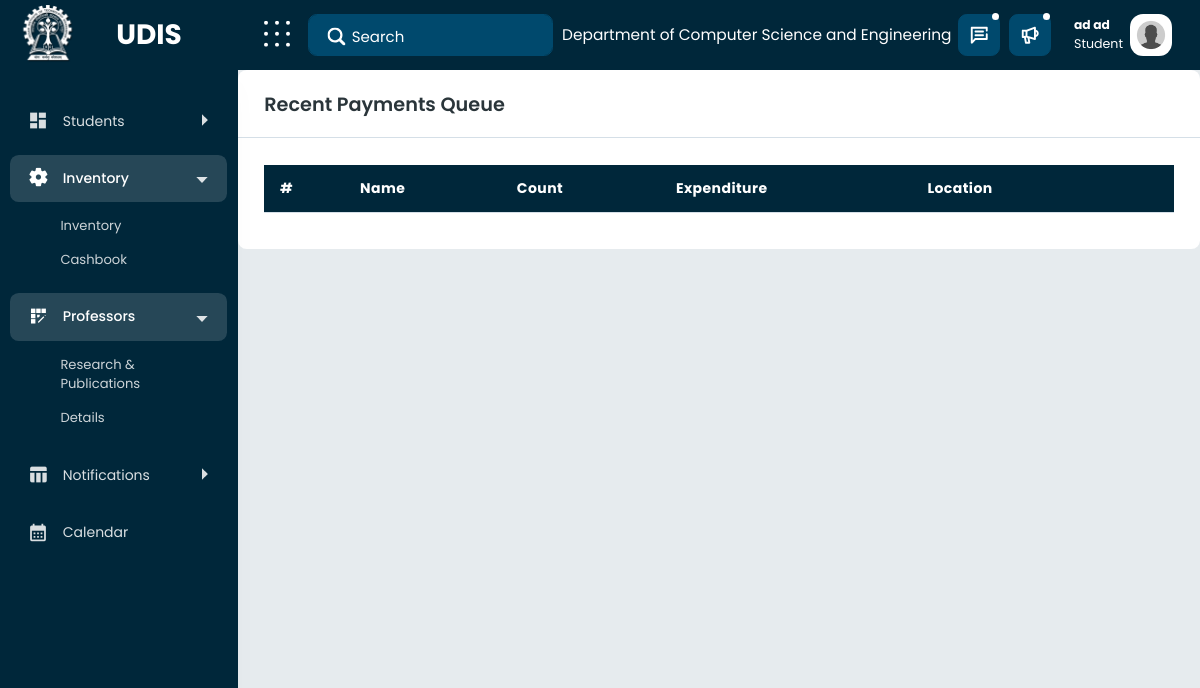
/inventory (signed in), run on the app's committed database.
### mainapp/models.py (models this page shows, shortened)
class usermodel(AbstractUser):
    username = None
    email = models.EmailField(_("email address"), unique=True)
    created_At = models.DateTimeField(null=True, blank=True, auto_now=True)
    name = models.CharField(max_length=200, null=False)
    department = models.TextField(default="Computer Science and Engineering")
    firstname = models.CharField(max_length=200, blank=True, null=True)
    lastname = models.CharField(max_length=200, blank=True, null=True)
    USERNAME_FIELD = "email"
    REQUIRED_FIELDS = []
    derived_type = models.CharField(
        max_length=200, default="Student", blank=True, null=True)
    objects = CustomUserManager()

### mainapp/views.py (the view)
# urls.py: path('inventory', views.inventory),
@login_required(login_url="/signin")
def inventory(request):
	item = Item.objects.all()
	context = {
		"items":item
	}
	context["user"] = {"user": request.user,
					   "utype": request.user.derived_type}
	return render(request, "inventory.html", context)

### mainapp/templates/inventory.html (shortened to what this page needs)
{% extends "base.html" %} {% load static %} {% block content %}
<div class="content-body">
<div class="row">
      <div class="col-lg-12">
        <div class="card">
          <div class="card-header">
            <h4 class="card-title">Recent Payments Queue</h4>
          </div>
          <div class="card-body">
            <div class="table-responsive">
              <table class="table table-responsive-md">
                <thead>
                  <tr>
                    <th style="width: 80px"><strong>#</strong></th>
                    <th><strong>Name</strong></th>
                    <th><strong>Count</strong></th>
                    <th><strong>Expenditure</strong></th>
                    <th><strong>Location</strong></th>
                    <th></th>
                  </tr>
                </thead>
              </table>
            </div>
          </div>
        </div>
      </div>
    </div>
</div>
{% endblock content %}

### mainapp/templates/base.html (shortened to what this page needs)
<!DOCTYPE html>
{% load static %}
<!DOCTYPE html>
<html lang="en">
  <head>
    <link
      href="{% static 'secretary/vendor/wow-master/css/libs/animate.css' %}"
      rel="stylesheet"
    />
    <link
      href="{% static 'secretary/vendor/bootstrap-select/dist/css/bootstrap-select.min.css' %}"
      rel="stylesheet"
    />
    <link
      href="{% static 'secretary/vendor/bootstrap-datetimepicker/css/bootstrap-datetimepicker.min.css' %}"
      rel="stylesheet"
    />
    <link href="{% static 'secretary/css/style.css' %}" rel="stylesheet" />
  </head>
  <body
    data-typography="poppins"
    data-theme-version="light"
    data-layout="vertical"
    data-nav-headerbg="color_12"
    data-headerbg="color_12"
    data-sidebar-style="full"
    data-sidebarbg="color_12"
    data-sidebar-position="fixed"
    data-header-position="fixed"
    data-container="wide"
    direction="ltr"
    data-primary="color_12"
    cz-shortcut-listen="true"
  >
    <div id="main-wrapper" class="show">
      <div class="nav-header">
        <a href="index.html" class="brand-logo">
          <img
            src="{% static 'secretary/images/kgplogo.png' %}"
            style="max-width: 60px"
          />
          <div
            class="brand-title text-align-center"
            style="color: white; font-size: 2rem; margin: auto"
          >
            UDIS
          </div>
        </a>
        <div class="nav-control">
          <div class="hamburger">
          </div>
        </div>
      </div>
      <div class="header">
        <div class="header-content">
          <nav class="navbar navbar-expand">
            <div class="collapse navbar-collapse justify-content-between">
              <div class="header-left">
                <div class="input-group search-area">
                  <input
                    type="text"
                    class="form-control"
                    placeholder="Search"
                  />
                  <span class="input-group-text"
                    ><a href="javascript:void(0)">
                       </a
                  ></span>
                </div>
              </div>
              <ul class="navbar-nav header-right">
                <li class="nav-item">
                  <a class="nav-link" href="javascript:void(0);">
                    <p style="color: white; font-size: 1.1rem; margin: auto">
                      Department of {{user.user.department}}
                    </p>
                  </a>
                </li>
                <li class="nav-item dropdown notification_dropdown">
                  <a class="nav-link bell-link" href="javascript:void(0);">
                  </a>
                </li>
                <li class="nav-item dropdown notification_dropdown">
                  <a
                    class="nav-link"
                    href="javascript:void(0);"
                    role="button"
                    data-bs-toggle="dropdown"
                  >
                  </a>
                </li>
                <li class="nav-item">
                  <div class="dropdown header-profile2">
                    <a
                      class="nav-link"
                      href="javascript:void(0);"
                      role="button"
                      data-bs-toggle="dropdown"
                      aria-expanded="false"
                    >
                      <div class="header-info2 d-flex align-items-center">
                        <div class="d-flex align-items-center sidebar-info">
                          <div>
                            <h4 class="mb-0">{{user.user.name}}</h4>
                            <span class="d-block text-end">{{user.utype}}</span>
                          </div>
                        </div>
                        <img
                          src="{% static 'secretary/images/anonuser.jpg' %}"
                          alt=""
                        />
                      </div>
                    </a>
                  </div>
                </li>
              </ul>
            </div>
          </nav>
        </div>
      </div>
      <div class="dlabnav">
        <div class="dlabnav-scroll">
          <ul class="metismenu" id="menu">
            <li>
              <a
                class="has-arrow"
                href="javascript:void(0);"
                aria-expanded="false"
              >
                <span class="nav-text">Students</span>
              </a>
            </li>
            <li>
              <a
                class="has-arrow"
                href="javascript:void(0);"
                aria-expanded="false"
              >
                <span class="nav-text">Inventory</span>
              </a>
              <ul aria-expanded="false">
                <li><a href="/inventory">Inventory</a></li>
                <li><a href="/cashregister">Cashbook</a></li>
              </ul>
            </li>
            <li>
              <a
                class="has-arrow"
                href="javascript:void(0);"
                aria-expanded="false"
              >
                <span class="nav-text">Professors</span>
              </a>
              <ul aria-expanded="false">
                <li>
                  <a href="research">Research & Publications</a>
                </li>
                <li><a href="">Details</a></li>
              </ul>
            </li>
            <li>
              <a
                class="has-arrow"
                href="javascript:void(0);"
                aria-expanded="false"
              >
                <span class="nav-text">Notifications</span>
              </a>
            </li>
            <li>
              <a href="calendar">
                <span class="nav-text">Calendar</span>
              </a>
            </li>
          </ul>
        </div>
      </div>
      {% block content %}{% endblock content %}
    </div>
  </body>
</html>

### data on the page
usermodel: user.department "Computer Science and Engineering", user.name "ad ad", utype "Student"
